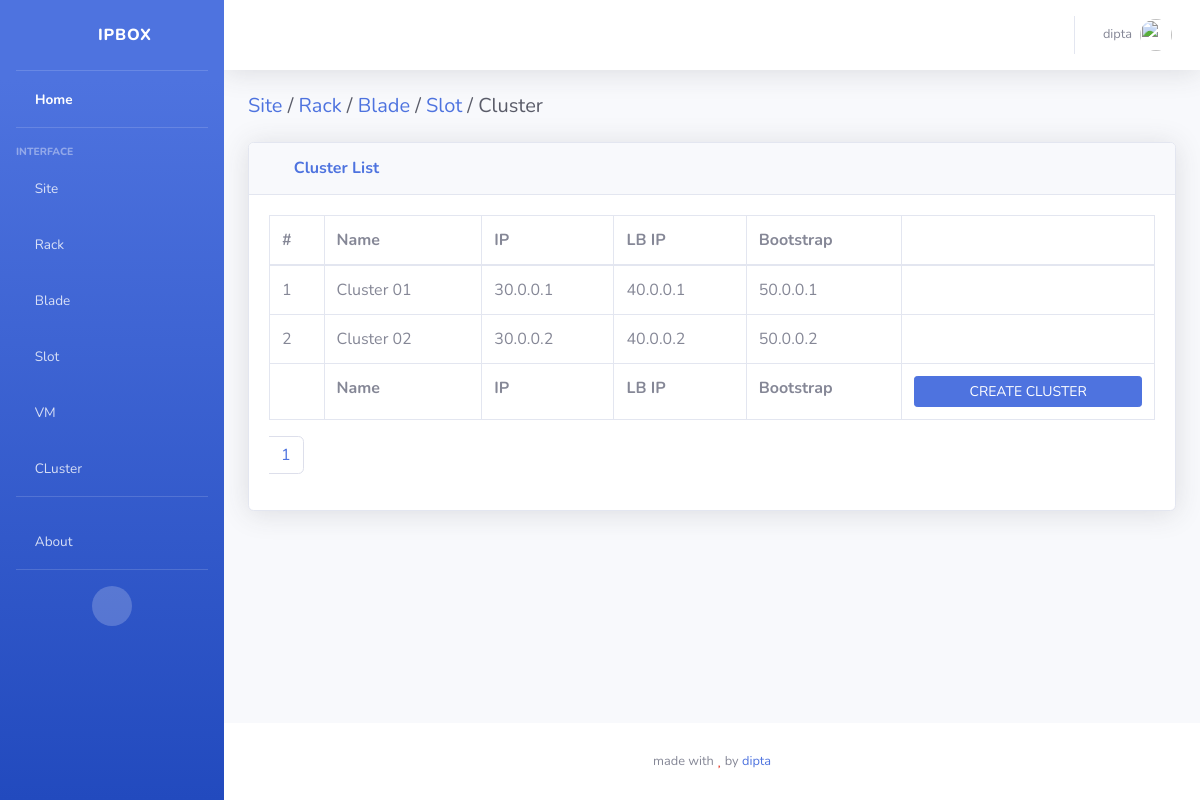
The app's page /clusters/ (signed in), older data.
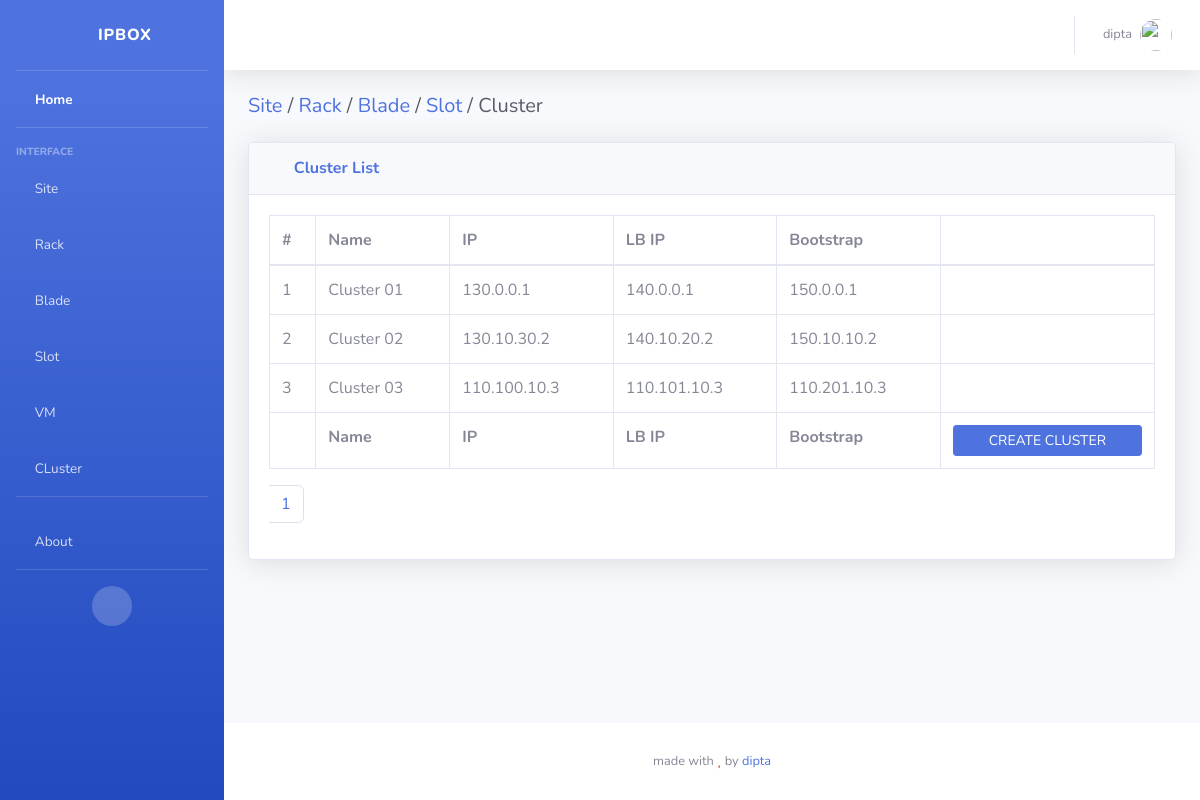
The same page, newer data.
### clusterapp/models.py (models this page shows, shortened)
class Cluster(models.Model):
  name        = models.CharField(max_length=128)
  ip          = models.GenericIPAddressField()
  lb_ip       = models.GenericIPAddressField()
  bootstrap   = models.GenericIPAddressField()
  class Meta:
    verbose_name_plural = "Clusters"

### clusterapp/views.py (the view)
# urls.py: path('', views.clusterList, name="clusters"),
def clusterList(request):
  dataPerPage = 5
  pageNum = request.GET.get('page', 1)
  clusters = Cluster.objects.all()
  p = Paginator(clusters, dataPerPage)
  page_obj = p.page(pageNum)
  context = {
    'page_obj': page_obj,
    'generalUser': generalUser(request.user),
    'adminUser': adminUser(request.user)
  }
  return render(request, 'clusterapp/clusters.html', context)

### accounts/views.py (called while the page is built)
def generalUser(user):
    res = False
    try:
        if user is None:
            raise ValueError('User Not Found!')
        if not user.is_active:
            raise ValueError('User Not Active!')
        if user.is_authenticated:
            res = True
    except Exception as err:
        pass
    return res

def adminUser(user):
    res = False
    try:
        if generalUser(user):
            if user.is_superuser or user.is_staff:
                res = True
    except Exception as err:
        pass
    return res

### clusterapp/templates/clusterapp/clusters.html (shortened to what this page needs)
{% extends 'sbadmin/base.html' %}{% load static %} {% block content %}
<div class="d-sm-flex align-items-center justify-content-between mb-4">
  <h1 class="h5 mb-0 text-gray-800">
    <a href="{% url 'siteapp:sites' %}">Site<a/> /
    <a href="{% url 'rackapp:racks' %}">Rack<a/> /
    <a href="{% url 'bladeapp:blades' %}">Blade<a/> /
    <a href="{% url 'slotapp:slots' %}">Slot<a/> / Cluster
  </h1>
</div>
<div class="card shadow mb-4">
  <div class="card-header py-3">
    <h6 class="m-0 font-weight-bold text-primary"><i class="fas fa-table mr-2"></i> Cluster List</h6>
  </div>
  <div class="card-body">
    <div class="table-responsive">
      <table
        class="table table-bordered"
        id="dataTable"
        width="100%"
        cellspacing="0"
      >
        <thead>
          <tr>
            <th>#</th>
            <th>Name</th>
            <th>IP</th>
            <th>LB IP</th>
            <th>Bootstrap</th>
            <th></th>
          </tr>
        </thead>
        <tfoot>
          <tr>
            <th></th>
            <th>Name</th>
            <th>IP</th>
            <th>LB IP</th>
            <th>Bootstrap</th>
            <th>
              {% if adminUser %}
                <a href="{% url 'clusterapp:cluster_create' %}"
                  class="btn btn-primary btn-sm btn-block">CREATE CLUSTER</a>
              {% else %}
                <div class="btn btn-primary btn-sm btn-block disabled customNotAllowed">CREATE CLUSTER</div>
              {% endif %}
            </th>
          </tr>
        </tfoot>
        <tbody>
          {% for cluster in page_obj %}
          <tr>
            <td>{{ forloop.counter }}</td>
            <td>{{ cluster.name }}</td>
            <td>{{ cluster.ip }}</td>
            <td>{{ cluster.lb_ip }}</td>
            <td>{{ cluster.bootstrap }}</td>
            <td class="text-center">
              {% if adminUser %}
                <a href="{% url 'clusterapp:cluster_update' cluster.id %}"
                  class="text-info mr-4" title="edit">
                  <i class="fas fa-edit"></i>
                </a>
                <a href="#" class="text-danger ml-4" title="delete">
                  <i class="fas fa-trash-alt"></i>
                </a>
              {% endif %}
            </td>
          </tr>
          {% endfor %}
        </tbody>
      </table>
      {% include 'core/pagination.html' %}
    </div>
  </div>
</div>
{% endblock content %}

### templates/sbadmin/base.html (shortened to what this page needs)
<!doctype html>
<html lang="en">
  {% include 'sbadmin/components/head.html' %}
<body id="pagetop">
  <div id="wrapper">
    {% include 'sbadmin/components/sidebar.html' %}
    <div id="content-wrapper" class="d-flex flex-column">
      <div id="content">
        {% include 'sbadmin/components/navbar.html' %}
        <div class="container-fluid">
          {% block content %}
          {% endblock content %}
        </div>
      </div>
      {% include 'sbadmin/components/footer.html' %}
    </div>
  </div>
</body>
</html>

### templates/sbadmin/components/head.html (shortened to what this page needs)
{% load static %}
<head>
  <link href="{% static 'themes/sbadmin/vendor/fontawesome-free/css/all.min.css' %}" rel="stylesheet" type="text/css" />
  <link href="{% static 'themes/sbadmin/css/sb-admin-2.min.css' %}" rel="stylesheet" />
  <link href="{% static 'themes/mystyle/css/mystyle.css' %}" rel="stylesheet" />
</head>

### templates/sbadmin/components/sidebar.html
<ul class="navbar-nav bg-gradient-primary sidebar sidebar-dark accordion" id="accordionSidebar">
  <a class="sidebar-brand d-flex align-items-center justify-content-center" href="{% url 'homepage' %}">
    <div class="sidebar-brand-icon rotate-n-15">
      <i class="fa fa-cubes" aria-hidden="true"></i>
    </div>
    <div class="sidebar-brand-text mx-3">IPbox</div>
  </a>
  <hr class="sidebar-divider my-0" />
  <li class="nav-item active">
    <a class="nav-link" href="{% url 'homepage' %}">
      <i class="fa fa-home" aria-hidden="true"></i>
      <span>Home</span>
    </a>
  </li>
  <hr class="sidebar-divider" />
  <div class="sidebar-heading">Interface</div>
  <li class="nav-item">
    <a class="nav-link" href="{% url 'siteapp:sites' %}">
      <i class="fab fa-hive"></i>
      <span>Site</span>
    </a>
  </li>
  <li class="nav-item">
    <a class="nav-link" href="{% url 'rackapp:racks' %}">
      <i class="fas fa-server"></i>
      <span>Rack</span>
    </a>
  </li>
  <li class="nav-item">
    <a class="nav-link" href="{% url 'bladeapp:blades' %}">
      <i class="fas fa-vector-square"></i>
      <span>Blade</span>
    </a>
  </li>
  <li class="nav-item">
    <a class="nav-link" href="{% url 'slotapp:slots' %}">
      <i class="far fa-hdd"></i>
      <span>Slot</span>
    </a>
  </li>
  <li class="nav-item">
    <a class="nav-link" href="{% url 'vmapp:vms' %}">
      <i class="fa fa-inbox" aria-hidden="true"></i>
      <span>VM</span>
    </a>
  </li>
  <li class="nav-item">
    <a class="nav-link" href="{% url 'clusterapp:clusters' %}">
      <i class="fas fa-ethernet"></i>
      <span>CLuster</span>
    </a>
  </li>
  <hr class="sidebar-divider" />
  <li class="nav-item">
    <a class="nav-link" href="#">
      <i class="fas fa-info"></i>
      <span>About</span>
    </a>
  </li>
  <hr class="sidebar-divider d-none d-md-block" />
  <div class="text-center d-none d-md-inline">
    <button class="rounded-circle border-0" id="sidebarToggle"></button>
  </div>
</ul>

### templates/sbadmin/components/navbar.html (shortened to what this page needs)
{% load static %}
<nav class="navbar navbar-expand navbar-light bg-white topbar mb-4 static-top shadow">
  <ul class="navbar-nav ml-auto">
    {% if user.is_authenticated %}
    <li class="nav-item dropdown no-arrow">
      <a
        class="nav-link dropdown-toggle"
        href="#"
        id="userDropdown"
        role="button"
        data-toggle="dropdown"
        aria-haspopup="true"
        aria-expanded="false"
      >
        <span class="mr-2 d-none d-lg-inline text-gray-600 small">
          {{user.username}}
        </span>
        <img
          class="img-profile rounded-circle"
          src="{% static 'themes/sbadmin/img/undraw_profile.svg' %}"
        />
      </a>
    </li>
    {% endif %}
  </ul>
</nav>

### templates/core/pagination.html (shortened to what this page needs)
<nav aria-label="Page navigation example">
  <ul class="pagination">
    {% for num in page_obj.paginator.page_range %}
      <li class="page-item">
        {% if page_obj.number == num %}
          <a href="?page={{ num }}"
            class="page-link"
            aria-label="Previous">
            {{ num }}
          </a>
          {% elif num > page_obj.number|add:'-3' and num < page_obj.number|add:'3'%}
          <a href="?page={{ num }}"
            class="page-link"
            aria-label="Previous">
            {{ num }}
          </a>
        {% endif %}
      </li>
    {% endfor %}
  </ul>
</nav>

### templates/sbadmin/components/footer.html
<footer class="sticky-footer bg-white">
  <div class="container my-auto">
    <div class="copyright text-center my-auto">
      <span
        >made with
        <span class="text-danger"><i class="fas fa-heart"></i></span> by
        <a href="https://github.com/rebornbd" target="_blank">dipta</a></span
      >
    </div>
  </div>
</footer>

### templates/sbadmin/components/scripts.html (shortened to what this page needs)
{% load static %}

Row changes from the older to the newer data that the page shows:
changed Cluster "Cluster 01": ip "30.0.0.1" → "130.0.0.1"; lb_ip "40.0.0.1" → "140.0.0.1"; bootstrap "50.0.0.1" → "150.0.0.1"
changed Cluster "Cluster 02": ip "30.0.0.2" → "130.10.30.2"; lb_ip "40.0.0.2" → "140.10.20.2"; bootstrap "50.0.0.2" → "150.10.10.2"
added Cluster: name "Cluster 03", ip "110.100.10.3", lb_ip "110.101.10.3", bootstrap "110.201.10.3"
